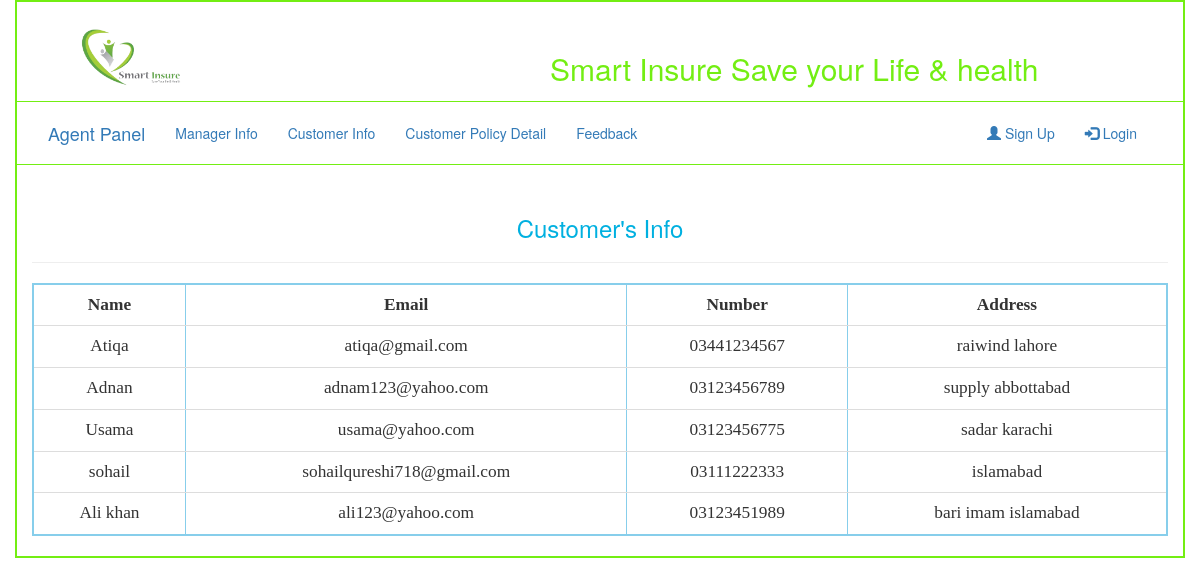
Page /agent/customer_info.php on the earlier database version.
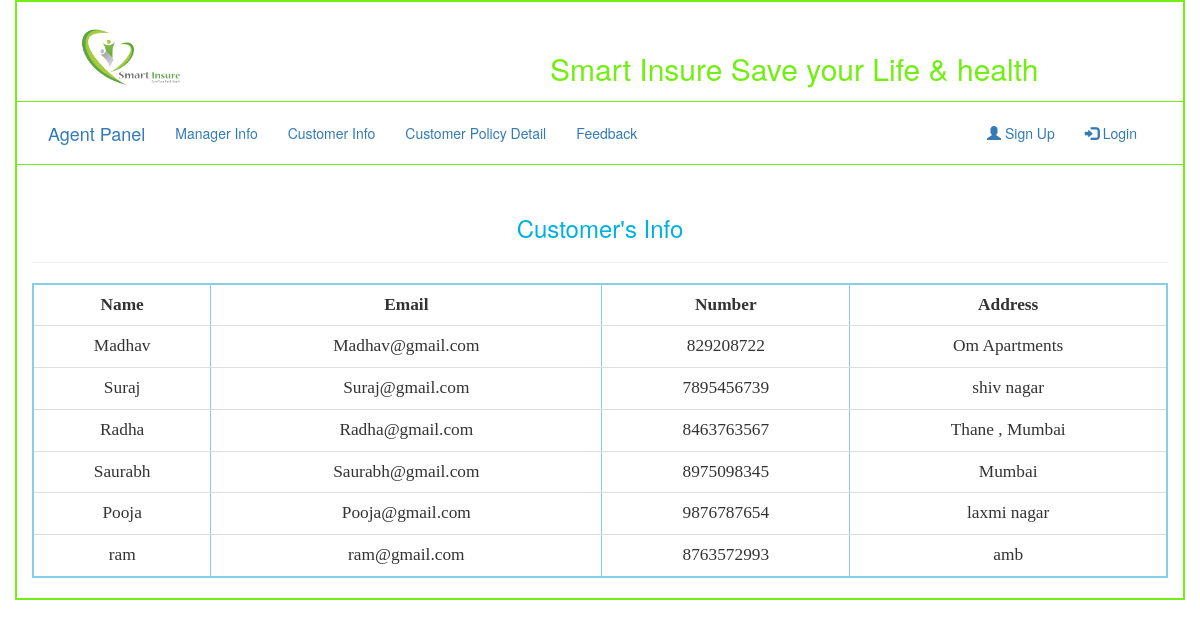
Same page on the later database version.
### tables this page shows
CREATE TABLE `registration` (
  `id` int(11) NOT NULL,
  `name` varchar(50) NOT NULL,
  `email` varchar(50) NOT NULL,
  `password` varchar(30) NOT NULL,
  `num` varchar(12) NOT NULL,
  `userType` varchar(30) NOT NULL,
  `manager_name` varchar(50) NOT NULL,
  `agent_name` varchar(30) NOT NULL,
  `address` varchar(60) NOT NULL
);

### agent/customer_info.php (the view, shortened to what this page needs)
<?php
include "db.php";
?>
<!DOCTYPE html>
<html>
<head>
<link type="text/css" rel="stylesheet" href="../css/bootstrap.css"/>
</head>
<body>
<div class="container" style="border: 2px solid #73EE13">
	<div class="row" style="border-bottom: 1px solid #73EE13">
		<div class="col-sm-4"><a href="../index.php">
			<img src="../images/logo.png" class="img-responsive" height="150px" width="200px"></a>
		</div>
		<div class="col-sm-8" style="  margin-top: 30px; text-align: center ">
			<h2> <font color="#73EE13"> Smart Insure Save your Life & health </font>  </h2>
		</div>
	</div>
	<div class="row" style="border-bottom: 1px solid #73EE13">
		<div class="col-sm-12" style="margin-bottom: -15px; margin-top: 5px; ">
			<nav class="navbar navbar-fluid">
  <div class="container-fluid">
    <div class="navbar-header">
      <a class="navbar-brand" href="agent.php">Agent Panel</a>
    </div>
    <div class="collapse navbar-collapse" id="myNavbar">
      <ul class="nav navbar-nav">
        <li><a href="agent_manager.php">Manager Info</a></li>
        <li><a href="customer_info.php">Customer Info</a></li>
        <li><a href="customer_policy.php">Customer Policy Detail</a></li>
        <li><a href="feedback.php">Feedback</a></li>
      </ul>
      <ul class="nav navbar-nav navbar-right">
       <?php
	if(isset($_SESSION['name'])){
		?>
	 <li><a href="#"> <?php echo strtoupper($_SESSION['name']); ?></a></li>
      <li><a href="../login/logout.php"><span class="glyphicon glyphicon-log-out"></span> Logout</a></li>
    <?php
}
else{
	echo "<li><a href='login/register.php'><span class='glyphicon glyphicon-user'></span> Sign Up</a></li>";
	echo "      <li><a href='login/login.php'><span class='glyphicon glyphicon-log-in'></span> Login</a></li>";
}
?> </ul>
    </div>
  </div>
</nav>
		</div>
	</div>
<div class="row">
<div class="col-sm-12" style="margin-top: 30px" >
<h3 align="center"><font color="sky blue"> Customer's Info</font></h3><hr>
<div class="table-responsive">
<table class="table table-hover " border="2px solid green" cellspacing="0px" cellpadding="10px" align="center" style="border: 2px solid skyblue; font-family: comic; font-size: 13pt; ">
<tr >
<th> <center>  Name </center> </th>
<th> <center>Email </center> </th>
<th> <center>Number </th>
<th> <center>Address </th>
</tr>
<?php
$agent_name =$_SESSION['name'];
$qwery = "SELECT * from registration where agent_name='$agent_name'";
$run = mysqli_query($con, $qwery);
while ($row = mysqli_fetch_array($run, MYSQLI_BOTH)) {
$name=$row['name'];
$email=$row['email'];
$number=$row['num'];
$Address=$row['address'];
echo "
<tr>
      <td><center> $name </center></td>
      <td><center> $email </center></td>
      <td><center> $number </center></td>
      <td><center> $Address </center></td>
";
}
?>
</div>
</div>
</div>
</div>
</body>
</html>

Differences in the rows shown:
changed registration: name "Atiqa" → "Madhav"; email "atiqa@gmail.com" → "Madhav@gmail.com"; num "03441234567" → "829208722"; address "raiwind lahore" → "Om Apartments"
changed registration: name "Adnan" → "Suraj"; email "adnam123@yahoo.com" → "Suraj@gmail.com"; num "03123456789" → "7895456739"; address "supply abbottabad" → "shiv nagar"
changed registration: name "Usama" → "Radha"; email "usama@yahoo.com" → "Radha@gmail.com"; num "03123456775" → "8463763567"; address "sadar karachi" → "Thane , Mumbai"
changed registration: name "sohail" → "Saurabh"; email "sohailqureshi718@gmail.com" → "Saurabh@gmail.com"; num "03111222333" → "8975098345"; address "islamabad" → "Mumbai"
changed registration: name "Ali khan" → "Pooja"; email "ali123@yahoo.com" → "Pooja@gmail.com"; num "03123451989" → "9876787654"; address "bari imam islamabad" → "laxmi nagar"
added registration: name "ram", email "ram@gmail.com", num "8763572993", address "amb"
